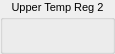
          <widget class="QGroupBox" name="UpperTempReg2">
           <property name="maximumSize">
            <size>
             <width>115</width>
             <height>16777215</height>
            </size>
           </property>
           <property name="font">
            <font>
             <pointsize>8</pointsize>
            </font>
           </property>
           <property name="title">
            <string>Upper Temp Reg 2</string>
           </property>
           <property name="alignment">
            <set>Qt::AlignHCenter|Qt::AlignTop</set>
           </property>
           <widget class="KLed" name="uTmpReg2AssertLed">
            <property name="geometry">
             <rect>
              <x>10</x>
              <y>25</y>
              <width>10</width>
              <height>20</height>
             </rect>
            </property>
            <property name="state">
             <enum>KLed::Off</enum>
            </property>
            <property name="shape">
             <enum>KLed::Rectangular</enum>
            </property>
            <property name="look">
             <enum>KLed::Flat</enum>
            </property>
            <property name="color">
             <color>
              <red>255</red>
              <green>0</green>
              <blue>0</blue>
             </color>
            </property>
           </widget>
           <widget class="KLed" name="uTmpReg2ReadLed">
            <property name="geometry">
             <rect>
              <x>20</x>
              <y>25</y>
              <width>10</width>
              <height>20</height>
             </rect>
            </property>
            <property name="state">
             <enum>KLed::Off</enum>
            </property>
            <property name="shape">
             <enum>KLed::Rectangular</enum>
            </property>
            <property name="look">
             <enum>KLed::Flat</enum>
            </property>
            <property name="color">
             <color>
              <red>255</red>
              <green>255</green>
              <blue>0</blue>
             </color>
            </property>
           </widget>
           <widget class="KLed" name="uTmpReg2Bit7">
            <property name="geometry">
             <rect>
              <x>30</x>
              <y>25</y>
              <width>10</width>
              <height>20</height>
             </rect>
            </property>
            <property name="state">
             <enum>KLed::Off</enum>
            </property>
            <property name="shape">
             <enum>KLed::Rectangular</enum>
            </property>
            <property name="look">
             <enum>KLed::Flat</enum>
            </property>
            <property name="color">
             <color>
              <red>0</red>
              <green>255</green>
              <blue>0</blue>
             </color>
            </property>
           </widget>
           <widget class="KLed" name="uTmpReg2Bit6">
            <property name="geometry">
             <rect>
              <x>40</x>
              <y>25</y>
              <width>10</width>
              <height>20</height>
             </rect>
            </property>
            <property name="state">
             <enum>KLed::Off</enum>
            </property>
            <property name="shape">
             <enum>KLed::Rectangular</enum>
            </property>
            <property name="look">
             <enum>KLed::Flat</enum>
            </property>
            <property name="color">
             <color>
              <red>0</red>
              <green>255</green>
              <blue>0</blue>
             </color>
            </property>
           </widget>
           <widget class="KLed" name="uTmpReg2Bit5">
            <property name="geometry">
             <rect>
              <x>50</x>
              <y>25</y>
              <width>10</width>
              <height>20</height>
             </rect>
            </property>
            <property name="state">
             <enum>KLed::Off</enum>
            </property>
            <property name="shape">
             <enum>KLed::Rectangular</enum>
            </property>
            <property name="look">
             <enum>KLed::Flat</enum>
            </property>
            <property name="color">
             <color>
              <red>0</red>
              <green>255</green>
              <blue>0</blue>
             </color>
            </property>
           </widget>
           <widget class="KLed" name="uTmpReg2Bit4">
            <property name="geometry">
             <rect>
              <x>60</x>
              <y>25</y>
              <width>10</width>
              <height>20</height>
             </rect>
            </property>
            <property name="state">
             <enum>KLed::Off</enum>
            </property>
            <property name="shape">
             <enum>KLed::Rectangular</enum>
            </property>
            <property name="look">
             <enum>KLed::Flat</enum>
            </property>
            <property name="color">
             <color>
              <red>0</red>
              <green>255</green>
              <blue>0</blue>
             </color>
            </property>
           </widget>
           <widget class="KLed" name="uTmpReg2Bit1">
            <property name="geometry">
             <rect>
              <x>90</x>
              <y>25</y>
              <width>10</width>
              <height>20</height>
             </rect>
            </property>
            <property name="state">
             <enum>KLed::Off</enum>
            </property>
            <property name="shape">
             <enum>KLed::Rectangular</enum>
            </property>
            <property name="look">
             <enum>KLed::Flat</enum>
            </property>
            <property name="color">
             <color>
              <red>0</red>
              <green>255</green>
              <blue>0</blue>
             </color>
            </property>
           </widget>
           <widget class="KLed" name="uTmpReg2Bit3">
            <property name="geometry">
             <rect>
              <x>70</x>
              <y>25</y>
              <width>10</width>
              <height>20</height>
             </rect>
            </property>
            <property name="state">
             <enum>KLed::Off</enum>
            </property>
            <property name="shape">
             <enum>KLed::Rectangular</enum>
            </property>
            <property name="look">
             <enum>KLed::Flat</enum>
            </property>
            <property name="color">
             <color>
              <red>0</red>
              <green>255</green>
              <blue>0</blue>
             </color>
            </property>
           </widget>
           <widget class="KLed" name="uTmpReg2Bit0">
            <property name="geometry">
             <rect>
              <x>100</x>
              <y>25</y>
              <width>10</width>
              <height>20</height>
             </rect>
            </property>
            <property name="state">
             <enum>KLed::Off</enum>
            </property>
            <property name="shape">
             <enum>KLed::Rectangular</enum>
            </property>
            <property name="look">
             <enum>KLed::Flat</enum>
            </property>
            <property name="color">
             <color>
              <red>0</red>
              <green>255</green>
              <blue>0</blue>
             </color>
            </property>
           </widget>
           <widget class="KLed" name="uTmpReg2Bit2">
            <property name="geometry">
             <rect>
              <x>80</x>
              <y>25</y>
              <width>10</width>
              <height>20</height>
             </rect>
            </property>
            <property name="state">
             <enum>KLed::Off</enum>
            </property>
            <property name="shape">
             <enum>KLed::Rectangular</enum>
            </property>
            <property name="look">
             <enum>KLed::Flat</enum>
            </property>
            <property name="color">
             <color>
              <red>0</red>
              <green>255</green>
              <blue>0</blue>
             </color>
            </property>
           </widget>
          </widget>
